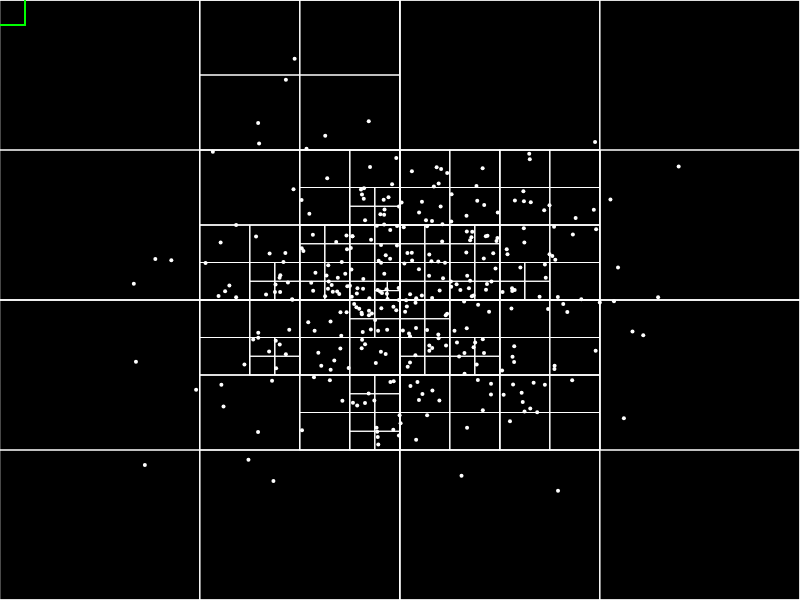
Frame 1 (no input)
Frame 60 (no input): identical to frame 1, image omitted
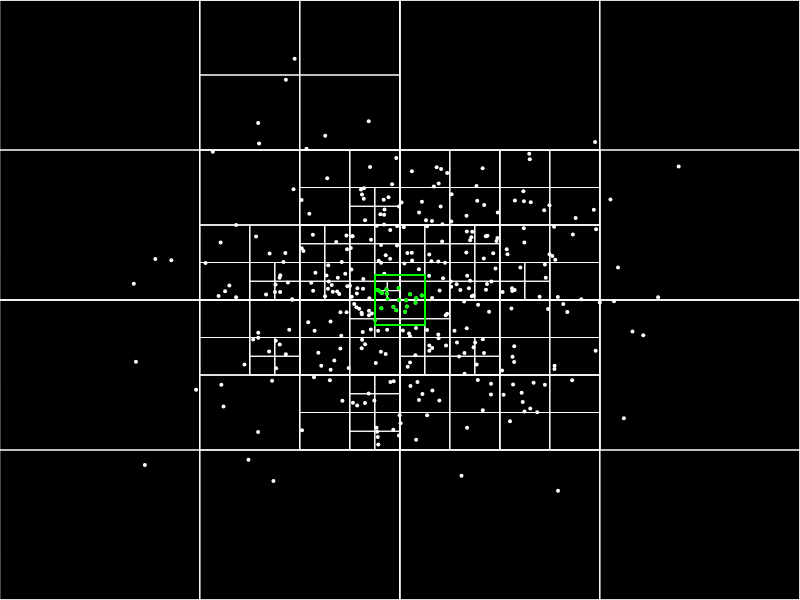
Frame 120 (the mouse pressed at the canvas centre since frame 60)

The p5.js sketch that drew these frames (run headless with seeded random() and noise() and a simulated clock; from frame 60 on, the mouse is pressed at the canvas centre):

// p5.js sketch
// ── sketch.js
let cutie;

function setup() {
  createCanvas(800, 600);
  let boundary = new Rectangle(width / 2, height / 2, width / 2, height / 2);
  cutie = new QuadTree(boundary, 4);
  background(0);
  // for (let i = 0; i < 500; i++) {
  //   let p = new Point(width * Math.random(), height * Math.random());
  //   cutie.insert(p);
  // }
  // background(51);
  // cutie.show();
  // console.log(cutie);
  for (let i = 0; i < 350; i++) {
    let x = randomGaussian(width / 2, width / 8);
    let y = randomGaussian(height / 2, height / 8);
    let m = new Point(x, y);
    cutie.insert(m);
  }
}

function draw() {
  background(0);
  cutie.show();
  let range = new Rectangle(mouseX, mouseY, 25, 25);
  strokeWeight(2);
  stroke(0, 255, 0);
  rectMode(CENTER);
  rect(range.x, range.y, range.w * 2, range.h * 2);
  let points = cutie.query(range);
  // console.log(points);
  strokeWeight(4);
  stroke(0, 255, 0);
  for (one of points) {
    point(one.x, one.y);
  }
}

// function mouseDragged() {
//   let m = new Point(mouseX, mouseY);
//   cutie.insert(m);
// }

// function draw() {
//   background(0);
//   cutie.show();
//   let range = new Rectangle(250, 250, 107, 75);
//   strokeWeight(2);
//   stroke(0, 255, 0);
//   rectMode(CENTER);
//   rect(range.x, range.y, range.w * 2, range.h * 2);
//   let points = cutie.query(range);
// }
// ── quadtree.js
class Point {
  constructor(x, y) {
    this.x = x;
    this.y = y;
  }
}
//--------------------------------------------------------------------------
class Rectangle {
  constructor(x, y, w, h) {
    this.x = x;
    this.y = y;
    this.w = w;
    this.h = h;
  }

  contains(point) {
    return (point.x >= this.x - this.w &&
      point.x <= this.x + this.w &&
      point.y >= this.y - this.h &&
      point.y <= this.y + this.h);
  }

  intersects(range) {
    return (!(range.x - range.w > this.x + this.w ||
      range.x + range.w < this.x - this.w ||
      range.y - range.h > this.y + this.h ||
      range.y + range.h < this.y - this.h))
  }
}
//--------------------------------------------------------------------------
class QuadTree {
  constructor(boundary, n) {
    this.boundary = boundary; // boundary is going to be a rectangle
    this.capacity = n;
    this.points = [];
    this.divided = false;
  }

  subdivide() {
    let x = this.boundary.x;
    let y = this.boundary.y;
    let w = this.boundary.w;
    let h = this.boundary.h;
    let northeast = new Rectangle(x + w / 2, y - h / 2, w / 2, h / 2);
    this.northeast = new QuadTree(northeast, this.capacity);
    let northwest = new Rectangle(x - w / 2, y - h / 2, w / 2, h / 2);
    this.northwest = new QuadTree(northwest, this.capacity);
    let southeast = new Rectangle(x + w / 2, y + h / 2, w / 2, h / 2);
    this.southeast = new QuadTree(southeast, this.capacity);
    let southwest = new Rectangle(x - w / 2, y + h / 2, w / 2, h / 2);
    this.southwest = new QuadTree(southwest, this.capacity);
    this.divided = true;
  }

  insert(point) {
    if (!this.boundary.contains(point)) {
      return false;
    }
    if (this.points.length < this.capacity) {
      this.points.push(point);
      return true;
    } else {
      if (!this.divided) {
        this.subdivide();
      }
      if (this.northeast.insert(point))
        return true;
      else if (this.northwest.insert(point))
        return true;
      else if (this.southeast.insert(point))
        return true;
      else if (this.southwest.insert(point))
        return true;
      else
        console.log("Error, point went into no tree!");
    }
  }

  query(range, found) {
    if (!found) {
      found = [];
    }
    if (!this.boundary.intersects(range)) {
      // empty array
      return;
    } else {
      for (let p of this.points) {
        if (range.contains(p)) {
          found.push(p);
        }
      }
    }
    if (this.divided) {
      this.northeast.query(range, found);
      this.northwest.query(range, found);
      this.southeast.query(range, found);
      this.southwest.query(range, found);
    }
    return found;
  }

  show() {
    stroke(255);
    noFill();
    strokeWeight(1);
    rectMode(CENTER);
    rect(this.boundary.x, this.boundary.y, this.boundary.w * 2, this.boundary.h * 2);
    if (this.divided) {
      this.northeast.show();
      this.northwest.show();
      this.southeast.show();
      this.southwest.show();
    }
    strokeWeight(4);
    stroke(255);
    for (let p of this.points) {
      point(p.x, p.y);
    }
  }
}
//--------------------------------------------------------------------------
